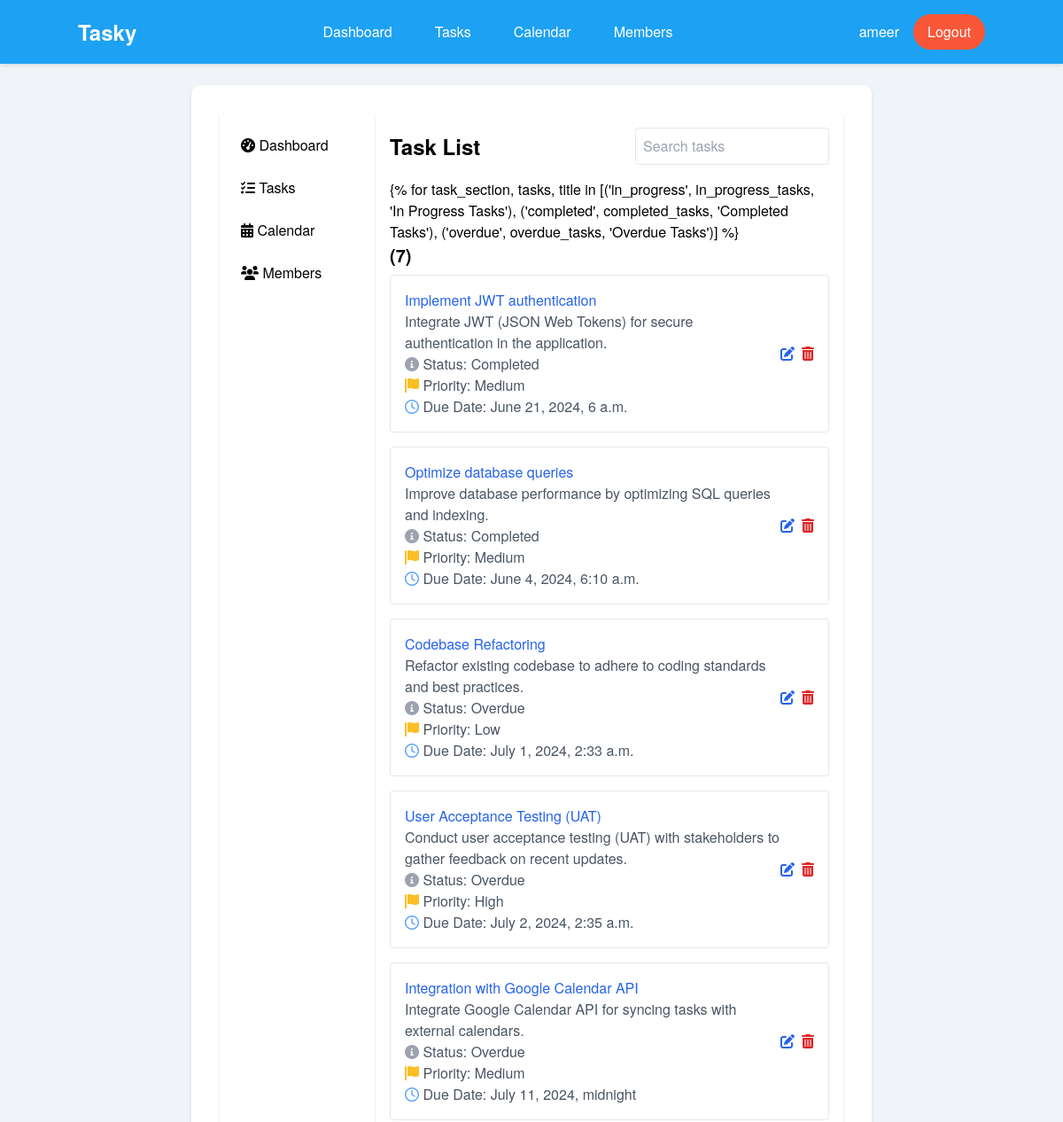
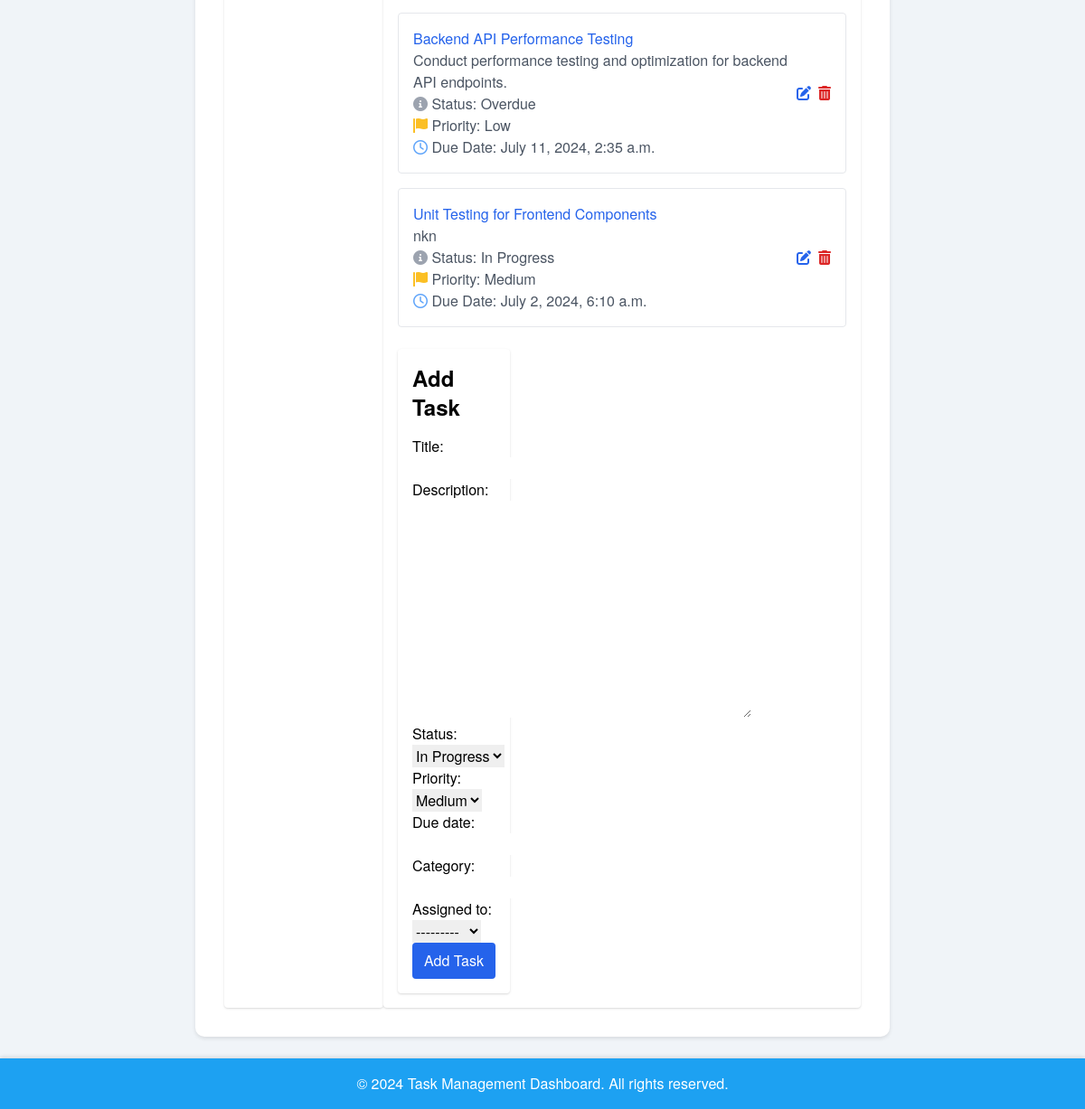
The app's page / (signed in) with its own data (2 pictures, top to bottom).
### tasks/models.py (models this page shows, shortened)
class Task(models.Model):
    STATUS_CHOICES = [
        ('In Progress', 'In Progress'),
        ('Completed', 'Completed'),
        ('Overdue', 'Overdue'),
    ]
    PRIORITY_CHOICES = [
        ('Low', 'Low'),
        ('Medium', 'Medium'),
        ('High', 'High'),
    ]
    title = models.CharField(max_length=200)
    description = models.TextField()
    status = models.CharField(max_length=20, choices=STATUS_CHOICES, default='In Progress')
    priority = models.CharField(max_length=20, choices=PRIORITY_CHOICES, default='Medium')
    due_date = models.DateTimeField()
    category = models.CharField(max_length=100)
    assigned_to = models.ForeignKey(User, on_delete=models.CASCADE)

### tasks/views.py (the view)
# urls.py: path('', TaskListView.as_view(), name='task_list'),
class TaskListView(ListView):
    model = Task
    template_name = 'tasks/task_list.html'
    context_object_name = 'tasks'
    def get_queryset(self):
        return Task.objects.all()
    def get_context_data(self, **kwargs):
        context = super().get_context_data(**kwargs)
        context['in_progress_tasks'] = Task.objects.filter(status='in_progress')
        context['completed_tasks'] = Task.objects.filter(status='completed')
        context['overdue_tasks'] = Task.objects.filter(status='overdue')
        context['form'] = TaskForm()
        return context

### tasks/forms.py
class TaskForm(forms.ModelForm):
    class Meta:
        model = Task
        fields = ['title', 'description', 'status', 'priority', 'due_date', 'category', 'assigned_to']

### tasks/templates/tasks/task_list.html (shortened to what this page needs)
{% extends "base.html" %}
{% block content %}
<div class="flex flex-wrap">
    <aside class="w-full md:w-1/4 p-4 bg-white rounded shadow mb-4 md:mb-0">
        <ul class="space-y-2">
            <li><a href="{% url 'dashboard' %}" class="block p-2 hover:bg-gray-200"><i class="fas fa-tachometer-alt"></i> Dashboard</a></li>
            <li><a href="{% url 'task_list' %}" class="block p-2 hover:bg-gray-200"><i class="fas fa-tasks"></i> Tasks</a></li>
            <li><a href="{% url 'calendar' %}" class="block p-2 hover:bg-gray-200"><i class="fas fa-calendar-alt"></i> Calendar</a></li>
            <li><a href="{% url 'members' %}" class="block p-2 hover:bg-gray-200"><i class="fas fa-users"></i> Members</a></li>
        </ul>
    </aside>
    <div class="w-full md:w-3/4 p-4 bg-white rounded shadow mb-4 md:mb-0">
        <div class="flex justify-between items-center mb-4">
            <h2 class="text-2xl font-bold">Task List</h2>
            <input type="text" id="search" placeholder="Search tasks" class="p-2 border rounded" oninput="searchTasks()">
        </div>
        <div>
            {% for task_section, tasks, title in [('in_progress', in_progress_tasks, 'In Progress Tasks'),
                                                  ('completed', completed_tasks, 'Completed Tasks'),
                                                  ('overdue', overdue_tasks, 'Overdue Tasks')] %}
                <div id="{{ task_section }}-container">
                    <h3 class="text-xl font-semibold mb-2">{{ title }} ({{ tasks|length }})</h3>
                    <ul class="space-y-4 mb-6" id="{{ task_section }}-tasks">
                        {% for task in tasks %}
                            <li class="task-item border p-4 rounded flex justify-between items-center">
                                <div>
                                    <a href="{% url 'task_detail' task.id %}" class="text-blue-600 hover:underline">{{ task.title }}</a>
                                    <p class="task-description text-gray-600">{{ task.description }}</p>
                                    <p class="text-gray-600"><i class="fas fa-info-circle text-gray-400"></i> Status: {{ task.get_status_display }}</p>
                                    <p class="text-gray-600"><i class="fas fa-flag text-yellow-400"></i> Priority: {{ task.get_priority_display }}</p>
                                    <p class="text-gray-600"><i class="far fa-clock text-blue-400"></i> Due Date: {{ task.due_date }}</p>
                                </div>
                                <div class="flex space-x-2">
                                    <a href="{% url 'task_update' task.id %}" class="text-blue-600 hover:text-blue-800"><i class="fas fa-edit"></i></a>
                                    <a href="{% url 'task_delete' task.id %}" class="text-red-600 hover:text-red-800"><i class="fas fa-trash-alt"></i></a>
                                </div>
                            </li>
                        {% empty %}
                            <li>No {{ task_section }} tasks found.</li>
                    </ul>
                </div>
            {% endfor %}
        </div>
    </div>
    <div class="w-full md:w-1/4 p-4 bg-white rounded shadow">
        <h2 class="text-2xl font-bold mb-4">Add Task</h2>
        <form method="post" action="{% url 'task_create' %}">
            {{ form.as_p }}
            <button type="submit" class="w-full bg-blue-600 text-white p-2 rounded hover:bg-blue-800">Add Task</button>
        </form>
    </div>
</div>
{% endblock %}

### tasks/templates/base.html (shortened to what this page needs)
<!DOCTYPE html>
<html lang="en">
<head>
    <link href="https://cdn.jsdelivr.net/npm/tailwindcss@2.2.19/dist/tailwind.min.css" rel="stylesheet">
    <link rel="stylesheet" href="https://cdnjs.cloudflare.com/ajax/libs/font-awesome/6.0.0-beta3/css/all.min.css">
</head>
<body>
    <header>
        <nav class="navbar p-4 text-white">
            <div class="container mx-auto flex justify-between items-center">
                <h1 class="font-bold">Tasky</h1>
                <div class="nav-links hidden md:flex">
                    <a href="{% url 'dashboard' %}">Dashboard</a>
                    <a href="{% url 'task_list' %}">Tasks</a>
                    <a href="{% url 'calendar' %}">Calendar</a>
                    <a href="{% url 'members' %}">Members</a>
                </div>
                <div class="user-info">
                    {% if user.is_authenticated %}
                        <span>{{ user.username }}</span>
                        <a href="{% url 'logout' %}" class="auth-button">Logout</a>
                    {% else %}
                        <a href="{% url 'login' %}" class="auth-button">Login</a>
                    {% endif %}
                </div>
            </div>
        </nav>
    </header>
    <main class="container mx-auto mt-6 flex flex-wrap">
        <div class="w-full md:w-3/4 mx-auto main-content">
            {% block content %}{% endblock %}
        </div>
    </main>
    <footer class="footer p-4 text-center mt-6">
        <div class="container mx-auto">
            <p>&copy; 2024 Task Management Dashboard. All rights reserved.</p>
        </div>
    </footer>
</body>
</html>

### tasks/templates/base.html (style rules this page uses)
body { font-family: 'Helvetica Neue', Helvetica, Arial, sans-serif; background-color: #f0f4f8; }
.navbar { background-color: #1DA1F2; box-shadow: 0 2px 4px rgba(0, 0, 0, 0.1); }
.navbar h1 { font-size: 1.5rem; color: #ffffff; }
.navbar .nav-links { display: flex; align-items: center; gap: 1rem; }
.navbar .nav-links a { color: #ffffff; text-decoration: none; padding: 0.5rem 1rem; border-radius: 50px; transition: background-color 0.3s ease; }
.navbar .user-info { display: flex; align-items: center; }
.navbar .user-info span { margin-right: 1rem; color: #ffffff; }
.navbar .auth-button { padding: 0.5rem 1rem; border-radius: 50px; transition: background-color 0.3s ease; background-color: #f95738; color: #ffffff; }
.footer { background-color: #1DA1F2; color: #ffffff; box-shadow: 0 -2px 4px rgba(0, 0, 0, 0.1); }
.main-content { background: white; border-radius: 10px; padding: 2rem; box-shadow: 0 2px 4px rgba(0, 0, 0, 0.1); }

### records on screen
Task: title "Implement JWT authentication", description "Integrate JWT (JSON Web Tokens) for secure authentication in the application.", status "Completed", priority "Medium", due_date "June 21, 2024, 6 a.m."
Task: title "Optimize database queries", description "Improve database performance by optimizing SQL queries and indexing.", status "Completed", priority "Medium", due_date "June 4, 2024, 6:10 a.m."
Task: title "Codebase Refactoring", description "Refactor existing codebase to adhere to coding standards and best practices.", status "Overdue", priority "Low", due_date "July 1, 2024, 2:33 a.m."
Task: title "User Acceptance Testing (UAT)", description "Conduct user acceptance testing (UAT) with stakeholders to gather feedback on recent updates.", status "Overdue", priority "High", due_date "July 2, 2024, 2:35 a.m."
Task: title "Integration with Google Calendar API", description "Integrate Google Calendar API for syncing tasks with external calendars.", status "Overdue", priority "Medium", due_date "July 11, 2024, midnight"
Task: title "Backend API Performance Testing", description "Conduct performance testing and optimization for backend API endpoints.", status "Overdue", priority "Low", due_date "July 11, 2024, 2:35 a.m."
Task: title "Unit Testing for Frontend Components", description "nkn", status "In Progress", priority "Medium", due_date "July 2, 2024, 6:10 a.m."

### other values on screen
{{ user.username }} "ameer"
{{ tasks|length }} "7"
